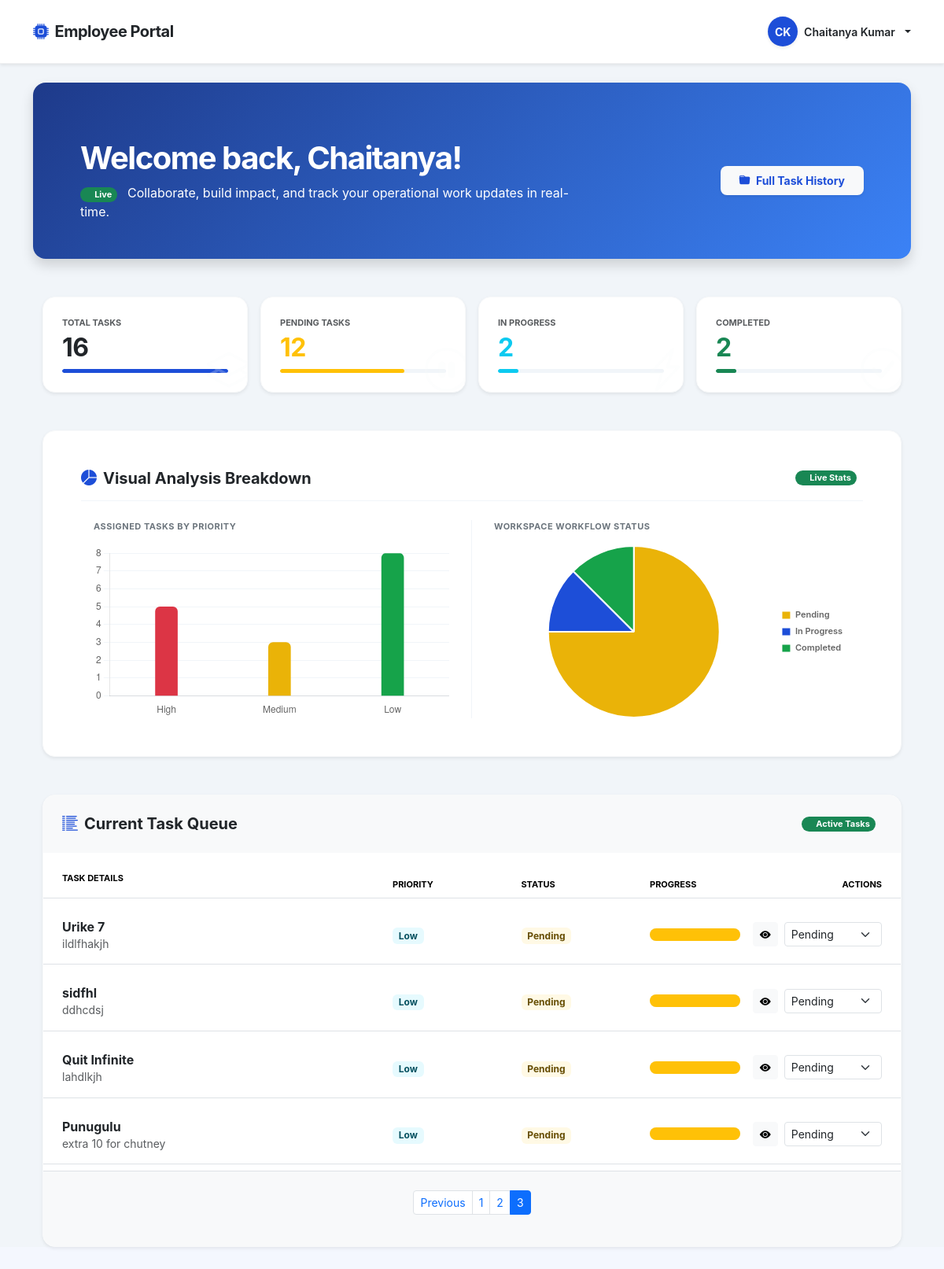
Page /dashboard/?page=3 (signed in) on the earlier database version.
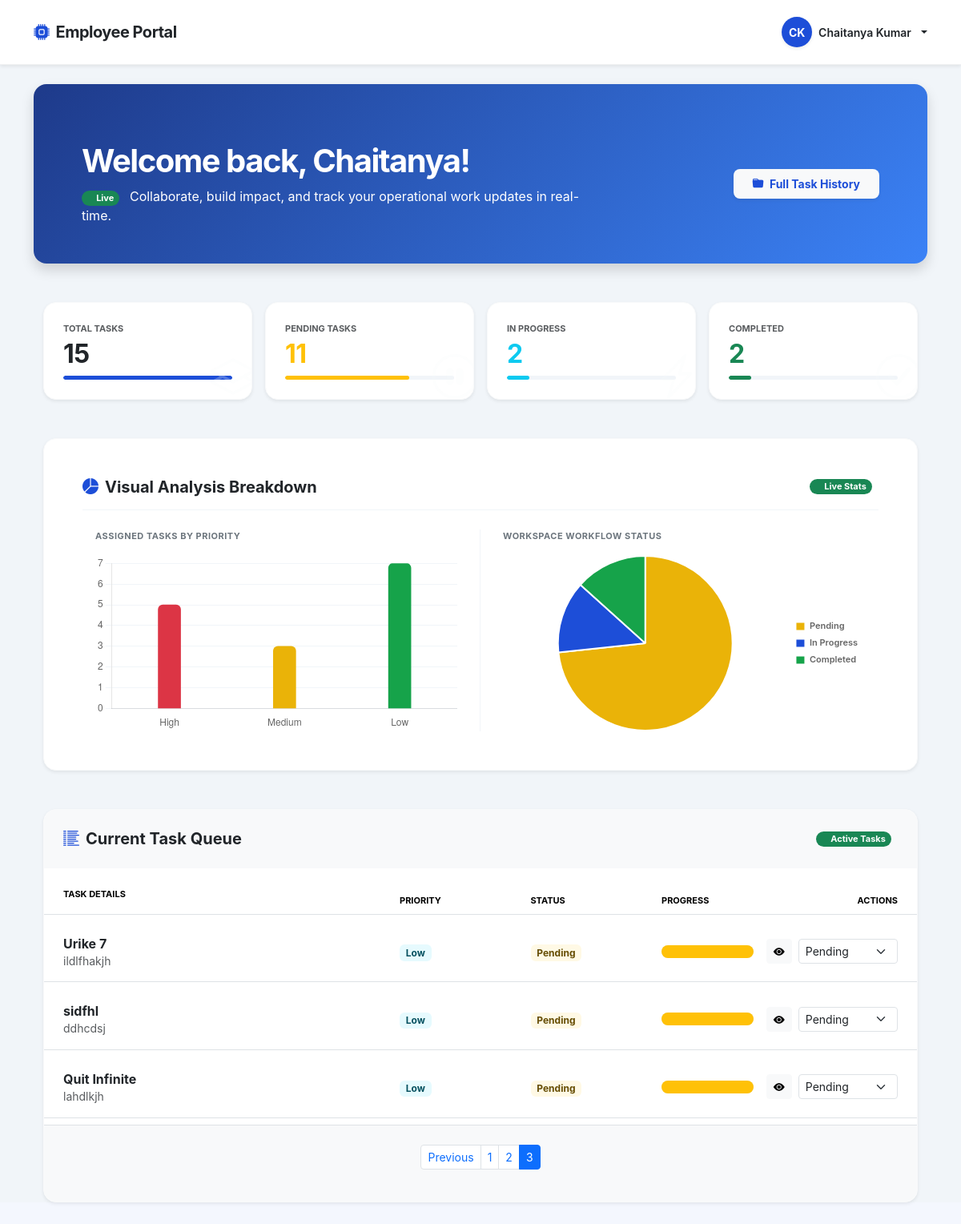
Same page on the later database version.
### tracker_app/models.py (models this page shows, shortened)
class Task(models.Model):
    STATUS_CHOICES = [
        ('PENDING', 'Pending'),
        ('PROGRESSING', 'Under Progress'),
        ('COMPLETED', 'Completed'),
    ]
    PRIORITY_CHOICES = [
        ('1_HIGH', 'High'),
        ('2_MEDIUM', 'Medium'),
        ('3_LOW', 'Low'),
    ]
    title = models.CharField(max_length=255)
    description = models.TextField(blank=True, null=True)
    assigned_to = models.ForeignKey(User, on_delete=models.CASCADE, related_name='tasks')
    status = models.CharField(max_length=20, choices=STATUS_CHOICES, default='PENDING')
    priority = models.CharField(max_length=20, choices=PRIORITY_CHOICES, default='3_LOW')
    created_at = models.DateTimeField(auto_now_add=True)
    updated_at = models.DateTimeField(auto_now=True)
    class Meta:
        ordering = ['priority', '-created_at']

### tracker_app/views.py (the view)
# urls.py: path('dashboard/', views.employee_dashboard, name='employee_dashboard'),
def employee_dashboard(request):
    if not request.user.is_authenticated or request.user.is_staff:
        return redirect('employee_login')
    active_tasks_all = Task.objects.filter(
        assigned_to=request.user
    ).exclude(
        status='COMPLETED'
    ).order_by('priority')
    absolute_history = Task.objects.filter(
        assigned_to=request.user
    )
    pending_count = absolute_history.filter(status='PENDING').count()
    progress_count = absolute_history.filter(status='PROGRESSING').count()
    completed_count = absolute_history.filter(status='COMPLETED').count()
    paginator = Paginator(active_tasks_all, 5)
    page_number = request.GET.get('page', 1)
    page_obj = paginator.get_page(page_number)
    context = {
        'tasks': page_obj,
        'absolute_history': absolute_history,
        'stats': {
            'pending': pending_count,
            'progressing': progress_count,
            'completed': completed_count,
        }
    }
    if request.headers.get("X-Requested-With") == "XMLHttpRequest":
        return render(request, "employee/task_queue.html", context)
    return render(request, "employee/dashboard.html", context)

### tracker_app/templates/employee/dashboard.html (shortened to what the changed rows need)
{% extends 'base.html' %}
{% block layout_container %}
<div class="container-fluid p-0 min-vh-100" style="background-color: #f1f5f9; font-family: 'Inter', sans-serif;">
    <div class="container px-3 px-md-4">
        <div class="row align-items-center g-4 mb-5 p-4 p-md-5 rounded-4 text-white shadow" style="background: linear-gradient(135deg, #1e3a8a 0%, #3b82f6 100%);">
            <div class="col-md-8 text-center text-md-start">
                <h1 class="display-6 fw-bold mb-2" style="letter-spacing: -1.5px; line-height: 1.2;">Welcome back, {{ request.user.first_name }}!</h1>
            </div>
        </div>
        <div class="row g-3 mb-5">
            <div class="col-6 col-lg-3">
                <div class="bg-white p-4 rounded-4 shadow-sm border position-relative overflow-hidden h-100 animate-fade-in border-light">
                    <span class="text-muted small d-block mb-1 fw-bold text-uppercase tracking-wider" style="font-size: 11px;">Total Tasks</span>
                    <h2 class="fw-bold mb-1 text-dark" id="metric-total" style="letter-spacing: -0.5px;">{{ absolute_history.count }}</h2>
                    <div class="progress rounded-pill mt-2" style="height: 5px; background-color: #f1f5f9;">
                        <div class="progress-bar rounded-pill" style="width: 100%; background-color: #1d4ed8;"></div>
                    </div>
                    <i class="bi bi-layers position-absolute text-light opacity-25" style="font-size: 3.5rem; right: -5px; bottom: -15px; pointer-events: none;"></i>
                </div>
            </div>
            <div class="col-6 col-lg-3">
                <div class="bg-white p-4 rounded-4 shadow-sm border position-relative overflow-hidden h-100 animate-fade-in border-light">
                    <span class="text-muted small d-block mb-1 fw-bold text-uppercase tracking-wider" style="font-size: 11px;">Pending Tasks</span>
                    <h2 class="fw-bold mb-1 text-warning" id="metric-pending" style="letter-spacing: -0.5px;">{{ stats.pending }}</h2>
                    <div class="progress rounded-pill mt-2" style="height: 5px; background-color: #f1f5f9;">
                        <div class="progress-bar bg-warning rounded-pill" style="width: calc(({{ stats.pending }} / {{ absolute_history.count|default:1 }}) * 100%)"></div>
                    </div>
                    <i class="bi bi-pause-circle position-absolute text-light opacity-25" style="font-size: 3.5rem; right: -5px; bottom: -15px; pointer-events: none;"></i>
                </div>
            </div>
            <div class="col-6 col-lg-3">
                <div class="bg-white p-4 rounded-4 shadow-sm border position-relative overflow-hidden h-100 animate-fade-in border-light">
                    <h2 class="fw-bold mb-1 text-info" id="metric-progressing" style="letter-spacing: -0.5px;">{{ stats.progressing }}</h2>
                </div>
            </div>
            <div class="col-6 col-lg-3">
                <div class="bg-white p-4 rounded-4 shadow-sm border position-relative overflow-hidden h-100 animate-fade-in border-light">
                    <h2 class="fw-bold mb-1 text-success" id="metric-completed" style="letter-spacing: -0.5px;">{{ stats.completed }}</h2>
                </div>
            </div>
        </div>
        <div class="bg-white p-4 p-md-5 rounded-4 shadow-sm border mb-5 animate-fade-in border-light">
            <div class="row g-4 justify-content-center">
                <div class="col-12 col-md-6 border-end-md" style="border-color: #f1f5f9 !important;">
                    <div class="px-md-3">
                        <div class="d-flex justify-content-center align-items-center position-relative" style="height: 220px;">
                            <canvas id="taskPriorityBarChart"></canvas>
                        </div>
                    </div>
                </div>
                <div class="col-12 col-md-6">
                    <div class="px-md-3">
                        <div class="d-flex justify-content-center align-items-center position-relative" style="height: 220px;">
                            <canvas id="taskStatusPieChart"></canvas>
                        </div>
                    </div>
                </div>
            </div>
        </div>
        <div class="bg-white border shadow-sm rounded-4 mb-5 animate-fade-in border-light overflow-hidden">
            <div id="taskQueueContainer">
                {% include 'employee/task_queue.html' %}
            </div>
</div>
{% endblock %}

### tracker_app/templates/employee/task_queue.html (shortened to what the changed rows need)
<div id="taskQueueContainer">
    <div class="table-responsive">
        <table class="table align-middle mb-0" id="activeTasksTable" style="border-collapse: separate; border-spacing: 0 8px;">
            <thead>
                <tr class="text-secondary small text-uppercase fw-bold tracking-wider" style="font-size:11px;background-color:#f8fafc;">
                    <th class="ps-4 py-3" style="width:40%;">Task Details</th>
                    <th style="width:15%;">Priority</th>
                    <th style="width:15%;">Status</th>
                    <th style="width:12%;">Progress</th>
                    <th class="text-end pe-4" style="width:18%;">Actions</th>
                </tr>
            </thead>
            <tbody id="activeTaskTableBody">
            {% if tasks %}
                {% for task in tasks %}
                <tr class="id-task-wrapper-node transition-table-row border-bottom"
                    id="task-card-{{ task.id }}"
                    data-priority-weight="{{ task.priority }}">
                    <td class="ps-4 py-3">
                        <div class="d-flex flex-column">
                            <span class="fw-bold text-dark">
                                {{ task.title }}
                            </span>
                            <small
                                class="text-muted"
                                style="white-space:normal;
                                       word-break:break-word;
                                       line-height:1.4;">
                                {{ task.description }}
                            </small>
                        </div>
                    </td>
                    <td>
                        <span class="badge
                        {% if task.priority == '1_HIGH' %}
                            bg-danger bg-opacity-10 text-danger
                        {% elif task.priority == '2_MEDIUM' %}
                            bg-warning bg-opacity-10 text-warning-emphasis
                        {% else %}
                            bg-info bg-opacity-10 text-info-emphasis
                        {% endif %}
                        ">
                            {{ task.get_priority_display }}
                        </span>
                    </td>
                    <td>
                        <span
                            id="status-badge-{{ task.id }}"
                            class="badge
                            {% if task.status == 'PROGRESSING' %}
                                bg-primary bg-opacity-10 text-primary
                            {% else %}
                                bg-warning bg-opacity-10 text-warning-emphasis
                            {% endif %}
                            ">
                            {{ task.get_status_display }}
                        </span>
                    </td>
                    <td>
                        <div class="progress rounded-pill">
                            <div
                                id="status-bar-{{ task.id }}"
                                class="progress-bar w-100
                                {% if task.status == 'PROGRESSING' %}
                                    bg-primary
                                {% else %}
                                    bg-warning
                                {% endif %}
                                ">
                            </div>
                        </div>
                    </td>
                    <td class="text-end pe-4">
                        <div class="d-flex justify-content-end gap-2">
                            <button
                                class="btn btn-light btn-sm"
                                data-bs-toggle="modal"
                                data-bs-target="#viewTaskDetailsModal"
                                data-bs-title="{{ task.title }}"
                                data-bs-desc="{{ task.description }}"
                                data-bs-priority="{{ task.get_priority_display }}"
                                data-bs-status="{{ task.get_status_display }}">
                                <i class="bi bi-eye-fill"></i>
                            </button>
                            <select
                                class="form-select form-select-sm"
                                onchange="updateTaskStatus('{{ task.id }}',this.value)">
                                <option value="PENDING"
                                {% if task.status == 'PENDING' %}
                                selected
                                {% endif %}
                                >
                                    Pending
                                </option>
                            </select>
                        </div>
                    </td>
                </tr>
                {% endfor %}
            {% endif %}
            </tbody>
        </table>
    </div>
{% if tasks.has_other_pages %}
<div class="d-flex justify-content-center bg-light border-top p-4">
<nav>
<ul class="pagination pagination-sm">
{% for num in tasks.paginator.page_range %}
<li class="page-item
{% if tasks.number == num %}
active
{% endif %}
">
<a
class="page-link ajax-page"
href="?page={{ num }}">
{{ num }}
</a>
</li>
{% endfor %}
</ul>
</nav>
</div>
{% endif %}
</div>

Differences in the rows shown:
removed Task: title "Punugulu", description "extra 10 for chutney", priority "Low", status "Pending", status+id "Pending"
Other differences:
{{ absolute_history.count }}: "16" → "15"
{{ stats.pending }}: "12" → "11"
chart data {{ stats.pending }}: 12 → 11
